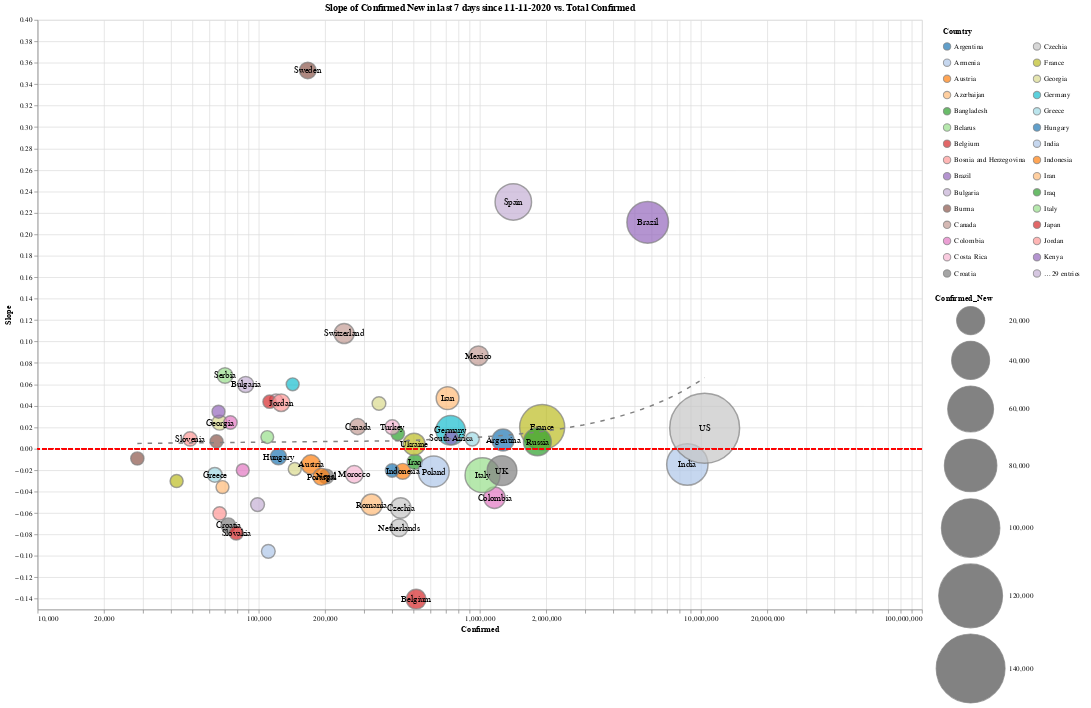

This figure's notebook cell:
### Markdown cell above
# Country Level

### Code cell
slope_chart(country_level, 'Country', 0, xscale='log', limit=1000, scale=3, window=7).properties(
    width=1200,
    height=800
).interactive()

### Figure 1 — Vega-Lite specification as saved in the notebook (floating-point values rounded to 4 significant figures)
{"config": {"view": {"continuousWidth": 400, "continuousHeight": 300}}, "layer": [{"mark": {"type": "point", "filled": true, "stroke": "grey"}, "encoding": {"color": {"type": "nominal", "field": "Country", "legend": {"clipHeight": 20, "columns": 2, "padding": 10}, "scale": {"scheme": "category20"}}, "size": {"type": "quantitative", "field": "Confirmed_New", "scale": {"domain": [1057.0, 144100.0], "range": [300, 9000]}}, "tooltip": [{"type": "nominal", "field": "Country"}, {"type": "quantitative", "field": "Confirmed"}, {"type": "quantitative", "field": "Slope"}, {"type": "quantitative", "field": "Confirmed_New"}], "x": {"type": "quantitative", "axis": {"offset": 0}, "field": "Confirmed", "scale": {"type": "log"}}, "y": {"type": "quantitative", "axis": {"title": "Slope"}, "field": "Slope"}}, "selection": {"selector001": {"type": "interval", "bind": "scales", "encodings": ["x", "y"]}}, "title": "Slope of Confirmed New in last 7 days since 11-11-2020 vs. Total Confirmed"}, {"mark": "text", "encoding": {"color": {"value": "black"}, "size": {"value": 12}, "text": {"type": "nominal", "field": "Country"}, "tooltip": [{"type": "nominal", "field": "Country"}, {"type": "quantitative", "field": "Confirmed"}, {"type": "quantitative", "field": "Slope"}, {"type": "quantitative", "field": "Confirmed_New"}], "x": {"type": "quantitative", "axis": {"offset": 0}, "field": "Confirmed", "scale": {"type": "log"}}, "y": {"type": "quantitative", "axis": {"title": "Slope"}, "field": "Slope"}}, "title": "Slope of Confirmed New in last 7 days since 11-11-2020 vs. Total Confirmed", "transform": [{"filter": "(datum['Confirmed_New'] > 2000)"}]}, {"mark": {"type": "line", "strokeDash": [6, 8]}, "encoding": {"color": {"value": "grey"}, "size": {"value": 2}, "tooltip": [{"type": "nominal", "field": "Country"}, {"type": "quantitative", "field": "Confirmed"}, {"type": "quantitative", "field": "Slope"}, {"type": "quantitative", "field": "Confirmed_New"}], "x": {"type": "quantitative", "axis": {"offset": 0}, "field": "Confirmed", "scale": {"type": "log"}}, "y": {"type": "quantitative", "axis": {"title": "Slope"}, "field": "Slope"}}, "title": "Slope of Confirmed New in last 7 days since 11-11-2020 vs. Total Confirmed", "transform": [{"on": "Confirmed", "regression": "Slope", "method": "poly", "order": 1}]}, {"mark": {"type": "rule", "color": "red", "strokeDash": [6, 3]}, "encoding": {"y": {"type": "quantitative", "axis": {"title": ""}, "field": "a"}}, "transform": [{"calculate": "0", "as": "a"}]}], "data": {"name": "data-0f61a4aefece0c04a0ad184fd731477e"}, "height": 800, "width": 1200, "$schema": "https://vega.github.io/schema/vega-lite/v4.8.1.json", "datasets": {"data-0f61a4aefece0c04a0ad184fd731477e": [{"Country": "Argentina", "Date": "11-11-2020", "Confirmed": 1273000.0, "Deaths": 34530.0, "Recovered": 1082000.0, "Confirmed_New": 10880.0, "Deaths_New": 348.0, "Recovered_New": 0.0, "Active": 156900.0, "Slope": 0.008124}, {"Country": "Armenia", "Date": "11-11-2020", "Confirmed": 110500.0, "Deaths": 1636.0, "Recovered": 68340.0, "Confirmed_New": 1861.0, "Deaths_New": 27.0, "Recovered_New": 1501.0, "Active": 40580.0, "Slope": -0.09575}, {"Country": "Austria", "Date": "11-11-2020", "Confirmed": 172400.0, "Deaths": 1564.0, "Recovered": 103800.0, "Confirmed_New": 7514.0, "Deaths_New": 65.0, "Recovered_New": 5096.0, "Active": 67060.0, "Slope": -0.01476}, {"Country": "Azerbaijan", "Date": "11-11-2020", "Confirmed": 68590.0, "Deaths": 885.0, "Recovered": 51010.0, "Confirmed_New": 1202.0, "Deaths_New": 18.0, "Recovered_New": 998.0, "Active": 16700.0, "Slope": -0.03582}, {"Country": "Bangladesh", "Date": "11-11-2020", "Confirmed": 425400.0, "Deaths": 6127.0, "Recovered": 343100.0, "Confirmed_New": 1733.0, "Deaths_New": 19.0, "Recovered_New": 1715.0, "Active": 76100.0, "Slope": 0.01408}, {"Country": "Belarus", "Date": "11-11-2020", "Confirmed": 109400.0, "Deaths": 1022.0, "Recovered": 92270.0, "Confirmed_New": 1057.0, "Deaths_New": 6.0, "Recovered_New": 620.0, "Active": 16070.0, "Slope": 0.0109}, {"Country": "Belgium", "Date": "11-11-2020", "Confirmed": 515400.0, "Deaths": 13760.0, "Recovered": 31130.0, "Confirmed_New": 7916.0, "Deaths_New": 197.0, "Recovered_New": 626.0, "Active": 470500.0, "Slope": -0.1404}, {"Country": "Bosnia and Herzegovina", "Date": "11-11-2020", "Confirmed": 66560.0, "Deaths": 1701.0, "Recovered": 32770.0, "Confirmed_New": 1541.0, "Deaths_New": 72.0, "Recovered_New": 508.0, "Active": 32100.0, "Slope": -0.0604}, {"Country": "Brazil", "Date": "11-11-2020", "Confirmed": 5748000.0, "Deaths": 163400.0, "Recovered": 5223000.0, "Confirmed_New": 48660.0, "Deaths_New": 566.0, "Recovered_New": 38970.0, "Active": 361400.0, "Slope": 0.2112}, {"Country": "Bulgaria", "Date": "11-11-2020", "Confirmed": 87310.0, "Deaths": 1898.0, "Recovered": 26710.0, "Confirmed_New": 3945.0, "Deaths_New": 47.0, "Recovered_New": 915.0, "Active": 58700.0, "Slope": 0.05986}, {"Country": "Burma", "Date": "11-11-2020", "Confirmed": 64450.0, "Deaths": 1480.0, "Recovered": 48530.0, "Confirmed_New": 1212.0, "Deaths_New": 19.0, "Recovered_New": 1121.0, "Active": 14440.0, "Slope": 0.006868}, {"Country": "Canada", "Date": "11-11-2020", "Confirmed": 280500.0, "Deaths": 10750.0, "Recovered": 226800.0, "Confirmed_New": 3983.0, "Deaths_New": 55.0, "Recovered_New": 1914.0, "Active": 42890.0, "Slope": 0.02059}, {"Country": "Colombia", "Date": "11-11-2020", "Confirmed": 1165000.0, "Deaths": 33310.0, "Recovered": 1070000.0, "Confirmed_New": 9970.0, "Deaths_New": 184.0, "Recovered_New": 89560.0, "Active": 61590.0, "Slope": -0.04576}, {"Country": "Costa Rica", "Date": "11-11-2020", "Confirmed": 119800.0, "Deaths": 1513.0, "Recovered": 73510.0, "Confirmed_New": 1202.0, "Deaths_New": 11.0, "Recovered_New": 568.0, "Active": 44750.0, "Slope": 0.04505}, {"Country": "Croatia", "Date": "11-11-2020", "Confirmed": 72840.0, "Deaths": 893.0, "Recovered": 56430.0, "Confirmed_New": 2597.0, "Deaths_New": 28.0, "Recovered_New": 1580.0, "Active": 15510.0, "Slope": -0.07135}, {"Country": "Czechia", "Date": "11-11-2020", "Confirmed": 438800.0, "Deaths": 5570.0, "Recovered": 285200.0, "Confirmed_New": 8925.0, "Deaths_New": 247.0, "Recovered_New": 7768.0, "Active": 148000.0, "Slope": -0.05534}, {"Country": "France", "Date": "11-11-2020", "Confirmed": 1915000.0, "Deaths": 42600.0, "Recovered": 139200.0, "Confirmed_New": 57610.0, "Deaths_New": 1537.0, "Recovered_New": 3961.0, "Active": 1733000.0, "Slope": 0.02013}, {"Country": "Georgia", "Date": "11-11-2020", "Confirmed": 66560.0, "Deaths": 566.0, "Recovered": 49810.0, "Confirmed_New": 2911.0, "Deaths_New": 45.0, "Recovered_New": 2421.0, "Active": 16180.0, "Slope": 0.02431}, {"Country": "Germany", "Date": "11-11-2020", "Confirmed": 738100.0, "Deaths": 11990.0, "Recovered": 460500.0, "Confirmed_New": 22400.0, "Deaths_New": 213.0, "Recovered_New": 14100.0, "Active": 265600.0, "Slope": 0.01714}, {"Country": "Greece", "Date": "11-11-2020", "Confirmed": 63320.0, "Deaths": 909.0, "Recovered": 23070.0, "Confirmed_New": 2751.0, "Deaths_New": 43.0, "Recovered_New": 0.0, "Active": 39340.0, "Slope": -0.02441}, {"Country": "Hungary", "Date": "11-11-2020", "Confirmed": 122900.0, "Deaths": 2697.0, "Recovered": 28810.0, "Confirmed_New": 3945.0, "Deaths_New": 101.0, "Recovered_New": 1223.0, "Active": 91360.0, "Slope": -0.007503}, {"Country": "India", "Date": "11-11-2020", "Confirmed": 8684000.0, "Deaths": 128100.0, "Recovered": 8067000.0, "Confirmed_New": 47900.0, "Deaths_New": 550.0, "Recovered_New": 52720.0, "Active": 489300.0, "Slope": -0.01473}, {"Country": "Indonesia", "Date": "11-11-2020", "Confirmed": 448100.0, "Deaths": 14840.0, "Recovered": 379000.0, "Confirmed_New": 3770.0, "Deaths_New": 75.0, "Recovered_New": 3241.0, "Active": 54300.0, "Slope": -0.0211}, {"Country": "Iran", "Date": "11-11-2020", "Confirmed": 715100.0, "Deaths": 39660.0, "Recovered": 536100.0, "Confirmed_New": 11780.0, "Deaths_New": 462.0, "Recovered_New": 5411.0, "Active": 139300.0, "Slope": 0.04712}, {"Country": "Iraq", "Date": "11-11-2020", "Confirmed": 508500.0, "Deaths": 11480.0, "Recovered": 436700.0, "Confirmed_New": 3198.0, "Deaths_New": 50.0, "Recovered_New": 1992.0, "Active": 60370.0, "Slope": -0.01223}, {"Country": "Italy", "Date": "11-11-2020", "Confirmed": 1028000.0, "Deaths": 42950.0, "Recovered": 372100.0, "Confirmed_New": 32960.0, "Deaths_New": 623.0, "Recovered_New": 9090.0, "Active": 613400.0, "Slope": -0.02469}, {"Country": "Japan", "Date": "11-11-2020", "Confirmed": 112000.0, "Deaths": 1847.0, "Recovered": 98300.0, "Confirmed_New": 1524.0, "Deaths_New": 7.0, "Recovered_New": -182.0, "Active": 11860.0, "Slope": 0.04385}, {"Country": "Jordan", "Date": "11-11-2020", "Confirmed": 126400.0, "Deaths": 1467.0, "Recovered": 9416.0, "Confirmed_New": 5419.0, "Deaths_New": 81.0, "Recovered_New": 167.0, "Active": 115500.0, "Slope": 0.04292}, {"Country": "Kenya", "Date": "11-11-2020", "Confirmed": 65800.0, "Deaths": 1180.0, "Recovered": 43630.0, "Confirmed_New": 1216.0, "Deaths_New": 26.0, "Recovered_New": 531.0, "Active": 21000.0, "Slope": 0.03454}, {"Country": "Lebanon", "Date": "11-11-2020", "Confirmed": 98830.0, "Deaths": 763.0, "Recovered": 54870.0, "Confirmed_New": 1922.0, "Deaths_New": 14.0, "Recovered_New": 1509.0, "Active": 43200.0, "Slope": -0.05213}, {"Country": "Lithuania", "Date": "11-11-2020", "Confirmed": 28260.0, "Deaths": 235.0, "Recovered": 6608.0, "Confirmed_New": 1421.0, "Deaths_New": 14.0, "Recovered_New": 646.0, "Active": 21420.0, "Slope": -0.009133}, {"Country": "Mexico", "Date": "11-11-2020", "Confirmed": 986200.0, "Deaths": 96430.0, "Recovered": 824400.0, "Confirmed_New": 7646.0, "Deaths_New": 588.0, "Recovered_New": 0.0, "Active": 65390.0, "Slope": 0.08672}, {"Country": "Moldova", "Date": "11-11-2020", "Confirmed": 84710.0, "Deaths": 1950.0, "Recovered": 66120.0, "Confirmed_New": 1115.0, "Deaths_New": 20.0, "Recovered_New": 1289.0, "Active": 16640.0, "Slope": -0.02004}, {"Country": "Morocco", "Date": "11-11-2020", "Confirmed": 270600.0, "Deaths": 4506.0, "Recovered": 221700.0, "Confirmed_New": 5461.0, "Deaths_New": 81.0, "Recovered_New": 4892.0, "Active": 44380.0, "Slope": -0.02394}, {"Country": "Nepal", "Date": "11-11-2020", "Confirmed": 202300.0, "Deaths": 1174.0, "Recovered": 162200.0, "Confirmed_New": 2569.0, "Deaths_New": 26.0, "Recovered_New": 1666.0, "Active": 38910.0, "Slope": -0.02594}, {"Country": "Netherlands", "Date": "11-11-2020", "Confirmed": 431700.0, "Deaths": 8286.0, "Recovered": 6246.0, "Confirmed_New": 5469.0, "Deaths_New": 75.0, "Recovered_New": 61.0, "Active": 417200.0, "Slope": -0.07376}, {"Country": "North Macedonia", "Date": "11-11-2020", "Confirmed": 42540.0, "Deaths": 1212.0, "Recovered": 25350.0, "Confirmed_New": 1318.0, "Deaths_New": 26.0, "Recovered_New": 433.0, "Active": 15980.0, "Slope": -0.03019}, {"Country": "Pakistan", "Date": "11-11-2020", "Confirmed": 350000.0, "Deaths": 7055.0, "Recovered": 320800.0, "Confirmed_New": 1808.0, "Deaths_New": 34.0, "Recovered_New": 784.0, "Active": 22090.0, "Slope": 0.04216}, {"Country": "Panama", "Date": "11-11-2020", "Confirmed": 142500.0, "Deaths": 2823.0, "Recovered": 120800.0, "Confirmed_New": 1163.0, "Deaths_New": 6.0, "Recovered_New": 1116.0, "Active": 18820.0, "Slope": 0.06006}, {"Country": "Peru", "Date": "11-11-2020", "Confirmed": 925400.0, "Deaths": 34990.0, "Recovered": 850700.0, "Confirmed_New": 1904.0, "Deaths_New": 49.0, "Recovered_New": 0.0, "Active": 39770.0, "Slope": 0.008966}, {"Country": "Philippines", "Date": "11-11-2020", "Confirmed": 401400.0, "Deaths": 7710.0, "Recovered": 362200.0, "Confirmed_New": 1667.0, "Deaths_New": 49.0, "Recovered_New": 298.0, "Active": 31490.0, "Slope": -0.02036}, {"Country": "Poland", "Date": "11-11-2020", "Confirmed": 618800.0, "Deaths": 8805.0, "Recovered": 242900.0, "Confirmed_New": 25220.0, "Deaths_New": 430.0, "Recovered_New": 12210.0, "Active": 367100.0, "Slope": -0.02132}, {"Country": "Portugal", "Date": "11-11-2020", "Confirmed": 192200.0, "Deaths": 3103.0, "Recovered": 110400.0, "Confirmed_New": 4935.0, "Deaths_New": 82.0, "Recovered_New": 3475.0, "Active": 78720.0, "Slope": -0.0261}, {"Country": "Romania", "Date": "11-11-2020", "Confirmed": 324100.0, "Deaths": 8389.0, "Recovered": 218100.0, "Confirmed_New": 9799.0, "Deaths_New": 203.0, "Recovered_New": 6678.0, "Active": 97620.0, "Slope": -0.0522}, {"Country": "Russia", "Date": "11-11-2020", "Confirmed": 1822000.0, "Deaths": 31330.0, "Recovered": 1360000.0, "Confirmed_New": 19580.0, "Deaths_New": 427.0, "Recovered_New": 18180.0, "Active": 431000.0, "Slope": 0.006438}, {"Country": "Serbia", "Date": "11-11-2020", "Confirmed": 70420.0, "Deaths": 936.0, "Recovered": 0.0, "Confirmed_New": 3536.0, "Deaths_New": 21.0, "Recovered_New": 0.0, "Active": 69490.0, "Slope": 0.06828}, {"Country": "Slovakia", "Date": "11-11-2020", "Confirmed": 79180.0, "Deaths": 414.0, "Recovered": 23250.0, "Confirmed_New": 2058.0, "Deaths_New": 24.0, "Recovered_New": 1529.0, "Active": 55520.0, "Slope": -0.07874}, {"Country": "Slovenia", "Date": "11-11-2020", "Confirmed": 48940.0, "Deaths": 645.0, "Recovered": 27580.0, "Confirmed_New": 2222.0, "Deaths_New": 40.0, "Recovered_New": 2570.0, "Active": 20720.0, "Slope": 0.009112}, {"Country": "South Africa", "Date": "11-11-2020", "Confirmed": 742400.0, "Deaths": 20010.0, "Recovered": 686500.0, "Confirmed_New": 2140.0, "Deaths_New": 60.0, "Recovered_New": 3264.0, "Active": 35920.0, "Slope": 0.01022}, {"Country": "Spain", "Date": "11-11-2020", "Confirmed": 1418000.0, "Deaths": 40100.0, "Recovered": 150400.0, "Confirmed_New": 36490.0, "Deaths_New": 760.0, "Recovered_New": 0.0, "Active": 1227000.0, "Slope": 0.2302}, {"Country": "Sweden", "Date": "11-11-2020", "Confirmed": 166700.0, "Deaths": 6082.0, "Recovered": 0.0, "Confirmed_New": 4467.0, "Deaths_New": 25.0, "Recovered_New": 0.0, "Active": 160600.0, "Slope": 0.3528}, {"Country": "Switzerland", "Date": "11-11-2020", "Confirmed": 243500.0, "Deaths": 3113.0, "Recovered": 130000.0, "Confirmed_New": 8270.0, "Deaths_New": 100.0, "Recovered_New": 7400.0, "Active": 110400.0, "Slope": 0.1074}, {"Country": "Tunisia", "Date": "11-11-2020", "Confirmed": 74520.0, "Deaths": 2100.0, "Recovered": 51750.0, "Confirmed_New": 1529.0, "Deaths_New": 94.0, "Recovered_New": 3647.0, "Active": 20670.0, "Slope": 0.02442}, {"Country": "Turkey", "Date": "11-11-2020", "Confirmed": 402100.0, "Deaths": 11140.0, "Recovered": 344600.0, "Confirmed_New": 2693.0, "Deaths_New": 86.0, "Recovered_New": 2112.0, "Active": 46300.0, "Slope": 0.02007}, {"Country": "UK", "Date": "11-11-2020", "Confirmed": 1260000.0, "Deaths": 50460.0, "Recovered": 3018.0, "Confirmed_New": 23000.0, "Deaths_New": 596.0, "Recovered_New": 10.0, "Active": 1207000.0, "Slope": -0.02048}, {"Country": "US", "Date": "11-11-2020", "Confirmed": 10400000.0, "Deaths": 241800.0, "Recovered": 3997000.0, "Confirmed_New": 144100.0, "Deaths_New": 2006.0, "Recovered_New": 35300.0, "Active": 6161000.0, "Slope": 0.01906}, {"Country": "Ukraine", "Date": "11-11-2020", "Confirmed": 504400.0, "Deaths": 9214.0, "Recovered": 230800.0, "Confirmed_New": 10880.0, "Deaths_New": 196.0, "Recovered_New": 7237.0, "Active": 264400.0, "Slope": 0.004199}, {"Country": "United Arab Emirates", "Date": "11-11-2020", "Confirmed": 145600.0, "Deaths": 520.0, "Recovered": 140400.0, "Confirmed_New": 1214.0, "Deaths_New": 2.0, "Recovered_New": 741.0, "Active": 4637.0, "Slope": -0.01897}]}}
